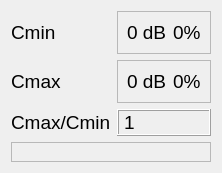
     <widget class="QWidget" name="powtarzalnosc">
      <layout class="QGridLayout" name="gridLayout_2">
       <item row="1" column="1">
        <widget class="QFrame" name="powtarzalnoscfrcmax">
         <property name="frameShape">
          <enum>QFrame::StyledPanel</enum>
         </property>
         <property name="frameShadow">
          <enum>QFrame::Raised</enum>
         </property>
         <layout class="QHBoxLayout" name="horizontalLayoutodtwarzalnosccmax_2">
          <item>
           <widget class="QLabel" name="powtarzalnoscCmax">
            <property name="font">
             <font>
              <family>Arial</family>
              <pointsize>14</pointsize>
             </font>
            </property>
            <property name="text">
             <string>0 dB</string>
            </property>
           </widget>
          </item>
          <item>
           <widget class="QLabel" name="powtarzalnoscCmax2">
            <property name="font">
             <font>
              <family>Arial</family>
              <pointsize>14</pointsize>
             </font>
            </property>
            <property name="text">
             <string>0%</string>
            </property>
           </widget>
          </item>
         </layout>
        </widget>
       </item>
       <item row="0" column="1">
        <widget class="QFrame" name="powtarzalnoscfrcmin">
         <property name="frameShape">
          <enum>QFrame::StyledPanel</enum>
         </property>
         <property name="frameShadow">
          <enum>QFrame::Raised</enum>
         </property>
         <layout class="QHBoxLayout" name="horizontalLayoutodtwarzalnosccmin_2">
          <item>
           <widget class="QLabel" name="powtarzalnoscCmin">
            <property name="font">
             <font>
              <family>Arial</family>
              <pointsize>14</pointsize>
             </font>
            </property>
            <property name="text">
             <string>0 dB</string>
            </property>
           </widget>
          </item>
          <item>
           <widget class="QLabel" name="powtarzalnoscCmin2">
            <property name="font">
             <font>
              <family>Arial</family>
              <pointsize>14</pointsize>
             </font>
            </property>
            <property name="text">
             <string>0%</string>
            </property>
           </widget>
          </item>
         </layout>
        </widget>
       </item>
       <item row="2" column="0">
        <widget class="QLabel" name="ePowtarzalnoscCmaxCmin">
         <property name="font">
          <font>
           <family>Arial</family>
           <pointsize>14</pointsize>
          </font>
         </property>
         <property name="text">
          <string>Cmax/Cmin</string>
         </property>
        </widget>
       </item>
       <item row="1" column="0">
        <widget class="QLabel" name="ePowtarzalnoscscCmax">
         <property name="font">
          <font>
           <family>Arial</family>
           <pointsize>14</pointsize>
          </font>
         </property>
         <property name="text">
          <string>Cmax</string>
         </property>
        </widget>
       </item>
       <item row="0" column="0">
        <widget class="QLabel" name="ePowtarzalnoscCmin">
         <property name="font">
          <font>
           <family>Arial</family>
           <pointsize>14</pointsize>
          </font>
         </property>
         <property name="text">
          <string>Cmin</string>
         </property>
         <property name="wordWrap">
          <bool>true</bool>
         </property>
        </widget>
       </item>
       <item row="2" column="1">
        <widget class="QLabel" name="powtarzalnoscCmaxCmin">
         <property name="font">
          <font>
           <family>Arial</family>
           <pointsize>14</pointsize>
          </font>
         </property>
         <property name="frameShape">
          <enum>QFrame::Box</enum>
         </property>
         <property name="frameShadow">
          <enum>QFrame::Raised</enum>
         </property>
         <property name="text">
          <string>1</string>
         </property>
        </widget>
       </item>
       <item row="3" column="0" colspan="2">
        <widget class="QFrame" name="frPowatarzalnoscPrzbieg">
         <property name="frameShape">
          <enum>QFrame::StyledPanel</enum>
         </property>
         <property name="frameShadow">
          <enum>QFrame::Raised</enum>
         </property>
         <layout class="QGridLayout" name="powtarzalnoscPrzebiegrGridLayout"/>
        </widget>
       </item>
      </layout>
     </widget>
